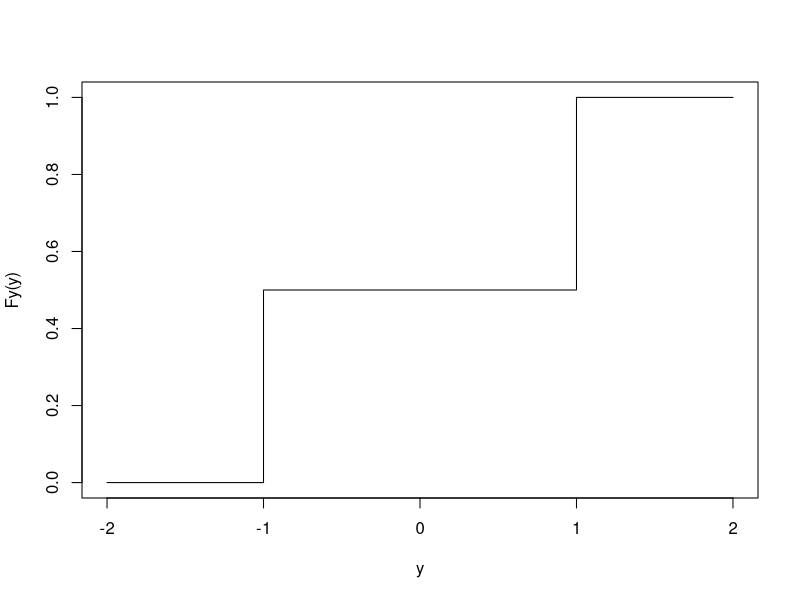

Here is the R script that generated this plot:
#page no. 127-128
#example 5-5

#the function Fy(y) is a staircase function and is ploted below 

x<-c(-2,-1,0,1,2)
y<-c(0,0.5,0.5,1,1)
plot(x, y, type = "s", ylab = "Fy(y)",xlab = "y" ,axes = TRUE)
